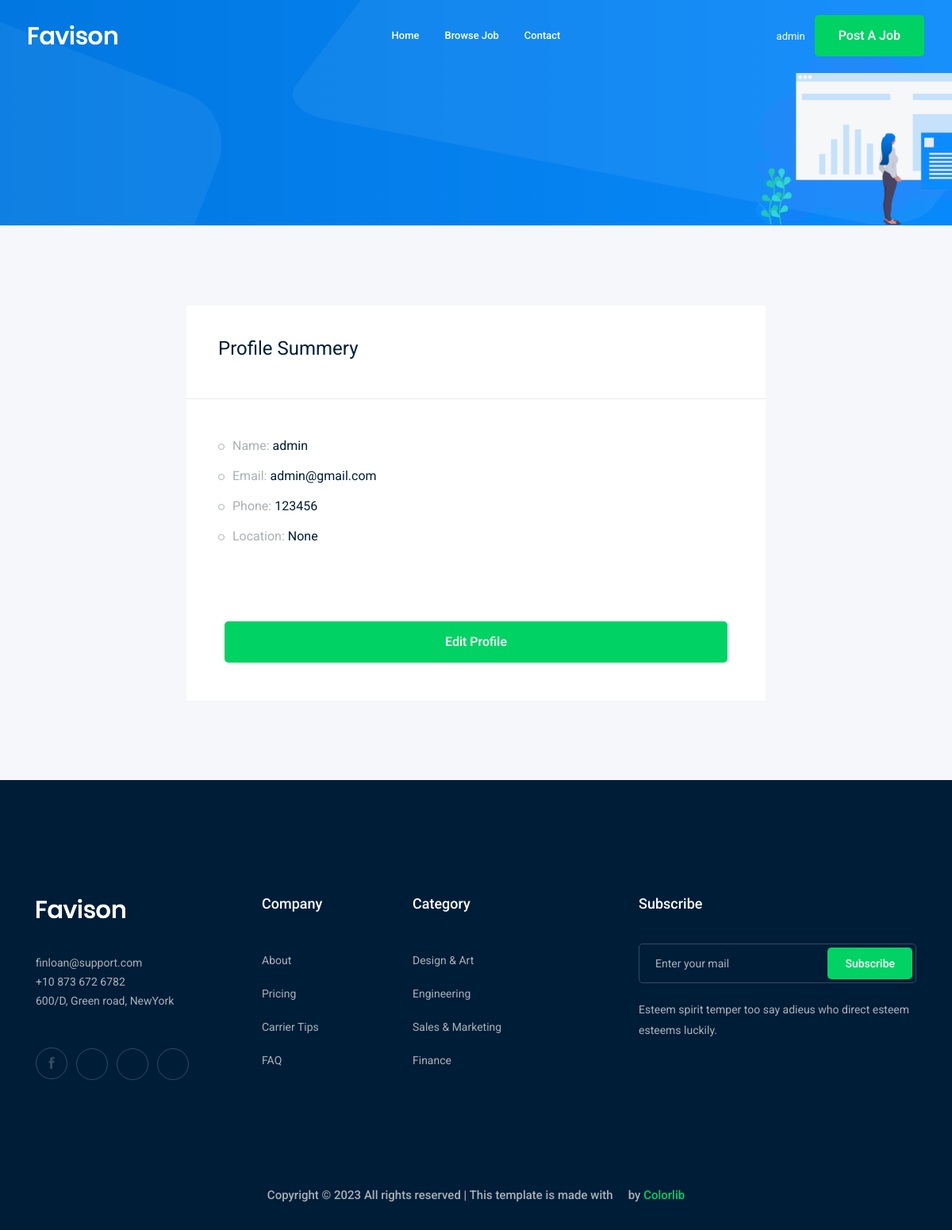
The page /accounts/profile (signed in) on the database as committed earlier.
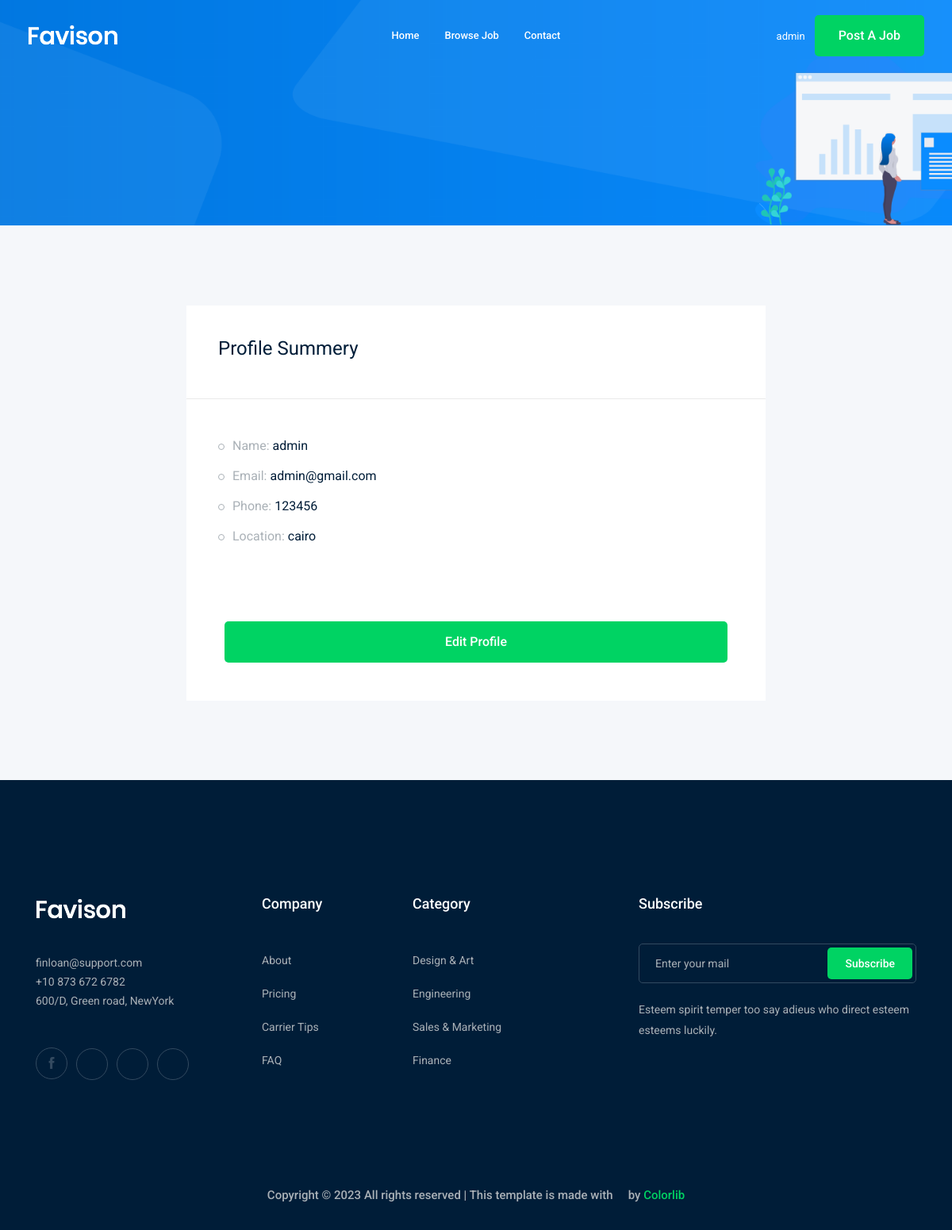
The same page on the database as committed later.
### accounts/models.py (models this page shows)
class Profile(models.Model):
    user = models.OneToOneField(User, on_delete=models.CASCADE)
    phone_number = models.CharField(max_length=15)
    image = models.ImageField(upload_to='profile/')
    city = models.ForeignKey('City', related_name='user_city', on_delete=models.CASCADE, blank= True, null=True)
    def __str__(self) -> str:
        return str(self.user)

class City(models.Model):
    name = models.CharField(max_length=30)
    def __str__(self) -> str:
        return (self.name)

### accounts/views.py (the view)
# urls.py: path('profile', views.profile, name='profile'),
def profile(request):
    profile = Profile.objects.get(user = request.user)
    return render(request, 'accounts/profile.html', {'profile': profile})

### accounts/templates/accounts/profile.html (shortened to what this page needs)
{% extends 'base.html' %} {% load bootstrap4 %} {% block body %}
<div class="bradcam_area bradcam_bg_1">
  <div class="container">
    <div class="row">
      <div class="col-xl-12">
      </div>
    </div>
  </div>
</div>
<div class="job_details_area">
  <div class="container">
    <div class="row">
      <div class="col-lg-8 mx-auto ">
        <div class="job_sumary">
          <div class="summery_header">
            <h3>Profile Summery</h3>
          </div>
          <div class="job_content">
            <ul>
              <li>
                Name:
                <span>{{profile}}</span>
              </li>
              <li>Email: <span>{{profile.user.email}}</span></li>
              <li>Phone: <span>{{profile.phone_number}}</span></li>
              <li>Location: <span>{{profile.city}}</span></li>
            </ul>
          </div>
          <div class="p-5">
            <a href="{% url 'accounts:profile_edit' %}" class="boxed-btn3 w-100">Edit Profile</a>
          </div>
        </div>
      </div>
    </div>
  </div>
</div>
{% endblock body %}

### templates/base.html (shortened to what the changed rows need)
{% load static %}
<!DOCTYPE html>
<html class="no-js" lang="zxx">
  <head>
    <link rel="stylesheet" href="{% static 'css/bootstrap.min.css' %} " />
    <link rel="stylesheet" href="{% static 'css/owl.carousel.min.css' %}" />
    <link rel="stylesheet" href="{% static 'css/magnific-popup.css' %}" />
    <link rel="stylesheet" href="{% static 'css/font-awesome.min.css' %}" />
    <link rel="stylesheet" href="{% static 'css/themify-icons.css' %}" />
    <link rel="stylesheet" href="{% static 'css/nice-select.css' %}" />
    <link rel="stylesheet" href="{% static 'css/flaticon.css' %}" />
    <link rel="stylesheet" href="{% static 'css/jquery-ui.css' %}" />
    <link rel="stylesheet" href="{% static 'css/gijgo.css' %}" />
    <link rel="stylesheet" href="{% static 'css/animate.min.css' %}" />
    <link rel="stylesheet" href="{% static 'css/slicknav.css' %}" />
    <link rel="stylesheet" href="{% static 'css/style.css' %}" />
  </head>
  <body>
    <header>
      <div class="header-area">
        <div id="sticky-header" class="main-header-area">
          <div class="container-fluid">
            <div class="header_bottom_border">
              <div class="row align-items-center">
                <div class="col-xl-3 col-lg-3 d-none d-lg-block">
                  <div class="Appointment">
                    {% if request.user.is_authenticated %}
                    <div class="phone_num d-none d-xl-block">
                      <a href="{% url 'accounts:profile' %}">{{profile}}</a>
                    </div>
                    {% else %}
                    <div class="phone_num d-none d-xl-block">
                      <a href="{% url 'login' %}">Log in</a>
                    </div>
                    {% endif %}
                  </div>
                </div>
              </div>
            </div>
          </div>
        </div>
      </div>
    </header>
    {% block body %} {% endblock body %}
  </body>
</html>

Rows that differ between the two databases and show on the page:
changed Profile "admin": city "None" → "cairo"
